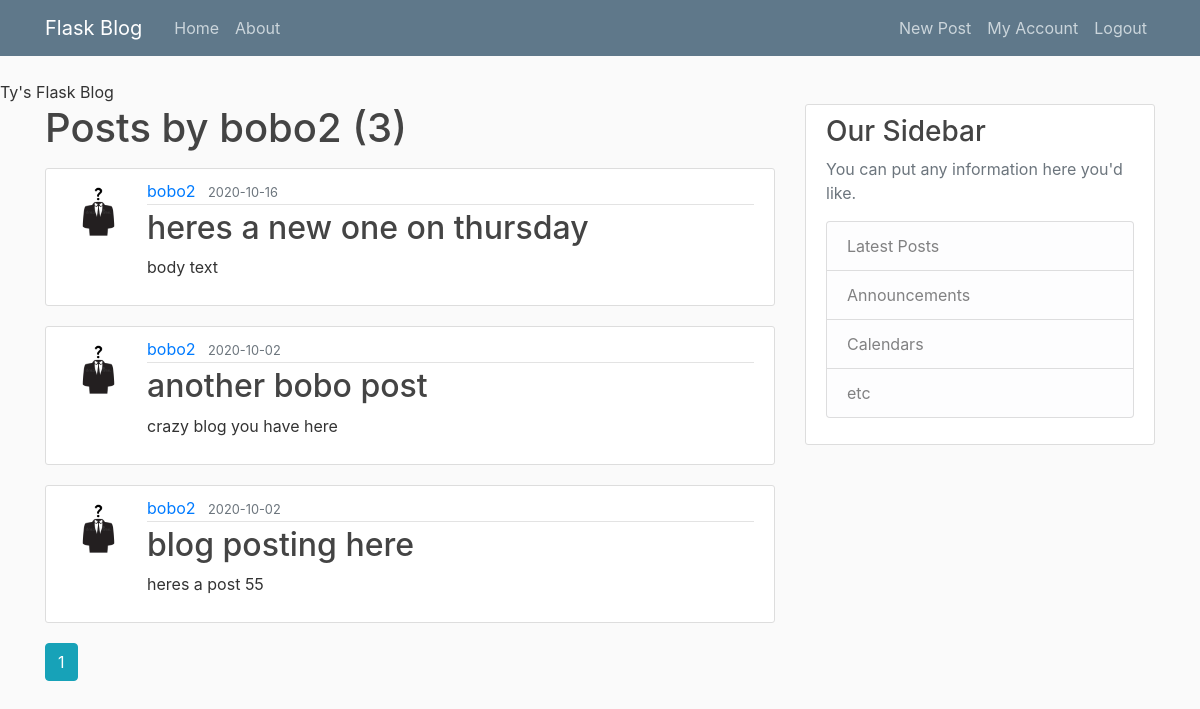
/user/bobo2 (signed in), run on the app's committed database.
### flask_project/models.py (models this page shows, shortened)
class User(db.Model, UserMixin):
	id = db.Column(db.Integer, primary_key=True)
	username = db.Column(db.String(20), unique=True, nullable=False)
	email = db.Column(db.String(120), unique=True, nullable=False)
	image_file = db.Column(db.String(20), nullable=False, default='default.jpg')
	password = db.Column(db.String(60), nullable=False)
	posts = db.relationship('Post', backref='author', lazy=True)

class Post(db.Model):
	id = db.Column(db.Integer, primary_key=True)
	title = db.Column(db.String(80), nullable=False)
	date_posted = db.Column(db.DateTime, nullable=False, default=datetime.utcnow)
	content = db.Column(db.Text, nullable=False)
	user_id = db.Column(db.Integer, db.ForeignKey('user.id'), nullable=False)

### flask_project/routes.py (the view)
@app.route("/user/<string:username>")
def user_posts(username):
	page = request.args.get('page', 1, type=int)
	user = User.query.filter_by(username = username).first_or_404()
	posts = Post.query.filter_by(author = user)\
		.order_by(Post.date_posted.desc())\
		.paginate(page=page, per_page=5)
	return render_template("user_posts.html", posts=posts, user=user)

### flask_project/models.py (called while the page is built)
@login_manager.user_loader
def load_user(user_id):
	return User.query.get(int(user_id))

### flask_project/templates/user_posts.html
{% extends "layout.html" %}
{% block content %}
  <h1 class="mb-3">Posts by {{ user.username }} ({{ posts.total }})</h1>
	{% for post in posts.items %}
		<article class="media content-section">
    <img class="rounded-circle article-img" src="{{ url_for('static', filename='profile_pics/' + post.author.image_file) }}">
      <div class="media-body">
        <div class="article-metadata">
          <a class="mr-2" href="{{ url_for('user_posts', username=post.author.username) }}">{{ post.author.username }}</a>
          <small class="text-muted">{{ post.date_posted.strftime('%Y-%m-%d') }}</small>
        </div>
        <h2><a class="article-title" href="{{ url_for('post', post_id=post.id) }}">{{ post.title }}</a></h2>
        <p class="article-content">{{ post.content }}</p>
      </div>
    </article>
	{% endfor %}
  {% for page_num in posts.iter_pages(left_edge=1, right_edge=1, left_current=1, right_current=2) %}
    {% if page_num %}
      {% if posts.page == page_num %}
        <a class="btn btn-info mb-4"href="{{ url_for('user_posts', username=user.username, page=page_num) }}">{{ page_num }}</a>
      {% else %}
        <a class="btn btn-outline-info mb-4"href="{{ url_for('user_posts', username=user.username, page=page_num) }}">{{ page_num }}</a>
      {% endif %}
    {% else %}
      ...
    {% endif %}
  {% endfor %}
{% endblock content %}

### flask_project/static/main.css (style rules this page uses)
body { background: #fafafa; color: #333333; margin-top: 5rem; }
h1, h2, h3, h4, h5, h6 { color: #444444; }
.content-section { background: #ffffff; padding: 10px 20px; border: 1px solid #dddddd; border-radius: 3px; margin-bottom: 20px; }
.article-title { color: #444444; }
.article-content { white-space: pre-line; }
.article-img { height: 65px; width: 65px; margin-right: 16px; }
.article-metadata { padding-bottom: 1px; margin-bottom: 4px; border-bottom: 1px solid #e3e3e3 }

### data on the page
User: username "bobo2"
Post: image_file (placeholder picture), author.username "bobo2", date_posted "2020-10-16", title "heres a new one on thursday", content "body text"
Post: image_file (placeholder picture), author.username "bobo2", date_posted "2020-10-02", title "another bobo post", content "crazy blog you have here"
Post: image_file (placeholder picture), author.username "bobo2", date_posted "2020-10-02", title "blog posting here", content "heres a post 55"

### other printed values
{{ posts.total }} "3"
{{ page_num }} "1"
